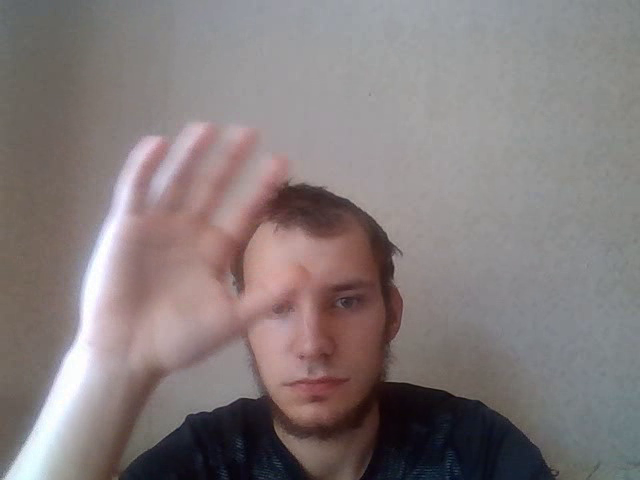
#> input picture frame 22 of lab1/test.avi, 640 x 480 px, given in place of the camera
$ jupyter execute lab1.ipynb
#> lines starting #> are read from the running program, lines starting #| are printed output that depends on the picture
[cell 1]
import cv2 as cv
def Picture():
    capture = cv.VideoCapture(0)
    for i in range(10):
        capture.read()
#> this loop made 10 passes
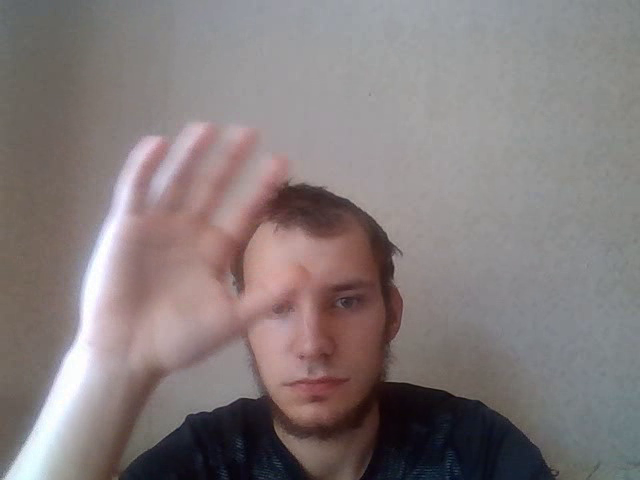
#> input picture frame 22 of lab1/test.avi, 640 x 480 px, given in place of the camera
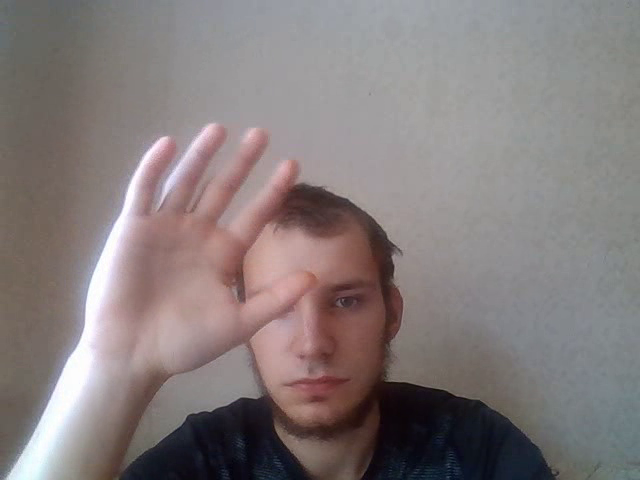
#> input picture frame 23 of lab1/test.avi, 640 x 480 px, given in place of the camera
    ret, img = capture.read()
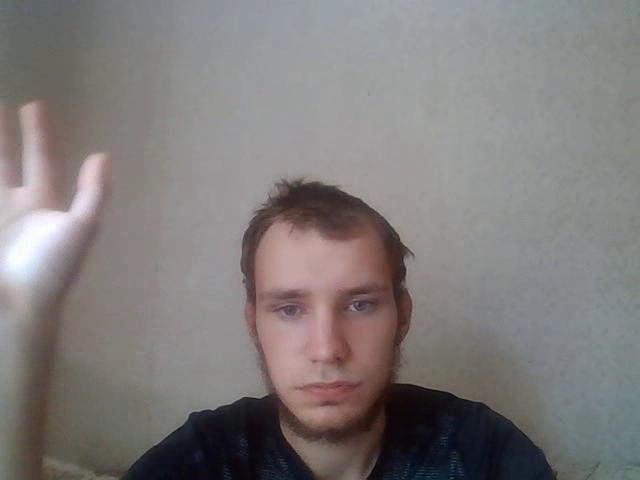
#> input picture frame 32 of lab1/test.avi, 640 x 480 px, given in place of the camera
#> img is the input picture: shape (480, 640, 3); mean B, G, R 122.9, 123.5, 127.6
    capture.release()
    cv.imshow('picture', img)
    cv.imwrite("img.png", img)
    img_readed = cv.imread("img.png")
    img_gray = cv.cvtColor(img_readed, cv.COLOR_BGR2GRAY)
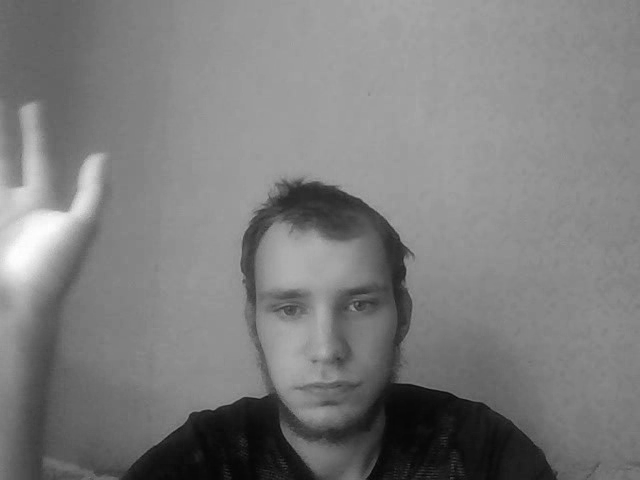
#> img_gray: shape (480, 640); min 4, max 255, mean 124.6
    w,h = img_gray.shape[:2]
#> w = 480; h = 640
    img_gray = cv.cvtColor(img_gray, cv.COLOR_GRAY2RGB)
#> img_gray: shape (480, 640, 3)
    cv.rectangle(img_gray, (w//2,h//2 ), (50, 50), (0, 150, 255), 2)
    cv.line(img_gray, (w-10, 10), (w, h-10), (250, 0, 0), 2)
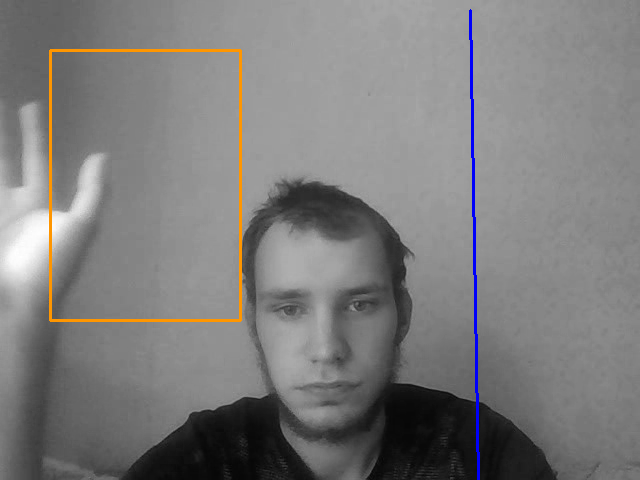
#> img_gray: shape (480, 640, 3); mean B, G, R 124, 124.2, 125.1
    cv.imshow('gray picture', img_gray)
    cv.imwrite("img_gray.png", img_gray)
    cv.waitKey(0)
    cv.destroyAllWindows()
def Video():
    capture = cv.VideoCapture(0)
    fourcc = cv.VideoWriter_fourcc(*'XVID')
    fps = 16
    w, h = 640, 480
    stream = cv.VideoWriter("test.avi", fourcc, fps, (w, h))
    while (capture.isOpened()):
        ret, frame = capture.read()
#> frame is the input picture: shape (480, 640, 3); mean B, G, R 123.6, 123.5, 132.5
        if ret == False:
            break
        stream.write(frame)
        cv.imshow('Press q to stop recording', frame)
        if cv.waitKey(25) == ord('q'):
#> (key q is pressed here)
            break
    capture.release()
    cv.destroyAllWindows()
    capture = cv.VideoCapture("test.avi")

    stream = cv.VideoWriter("test_gray.avi", fourcc, fps, (w, h))
    while (capture.isOpened()):
        ret, frame = capture.read()
        if ret == False:
            break
        frame_gray = cv.cvtColor(frame, cv.COLOR_BGR2GRAY)
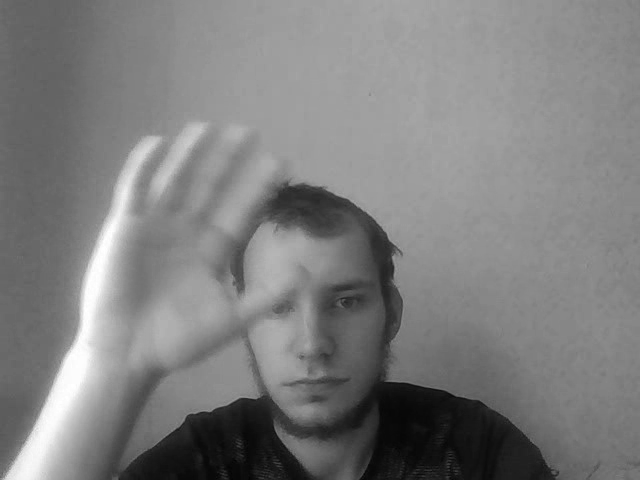
#> frame_gray: shape (480, 640); min 2, max 255, mean 126.2
        frame_gray = cv.cvtColor(frame_gray, cv.COLOR_GRAY2RGB)
#> frame_gray: shape (480, 640, 3)
        cv.rectangle(frame_gray, (w//2,h//2 ), (50, 50), (0, 150, 255), 2)
        cv.line(frame_gray, (0, 10), (w-10, h//2), (250, 0, 0), 2)
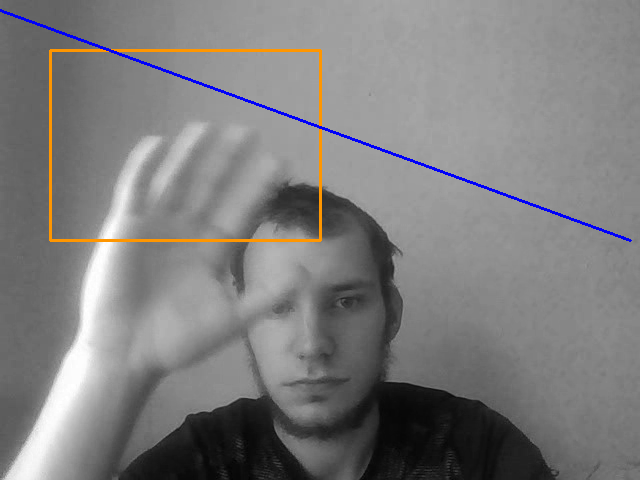
#> frame_gray: shape (480, 640, 3); mean B, G, R 125.7, 125.5, 126.4
        stream.write(frame_gray)
        cv.imshow('gray video', frame_gray)
        cv.imshow('video', frame)
        if cv.waitKey(25) == ord('q'):
#> (key q is pressed here)
            break
    capture.release()
    cv.destroyAllWindows()

Picture()
Video()

$ run again, starting later in the video
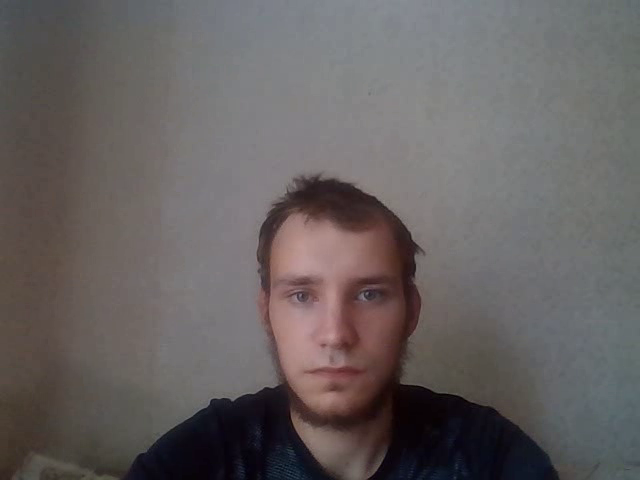
#> input picture frame 100 of lab1/test.avi, 640 x 480 px, given in place of the camera
#> the loop in Picture, `for i in range(10):` made 10 passes
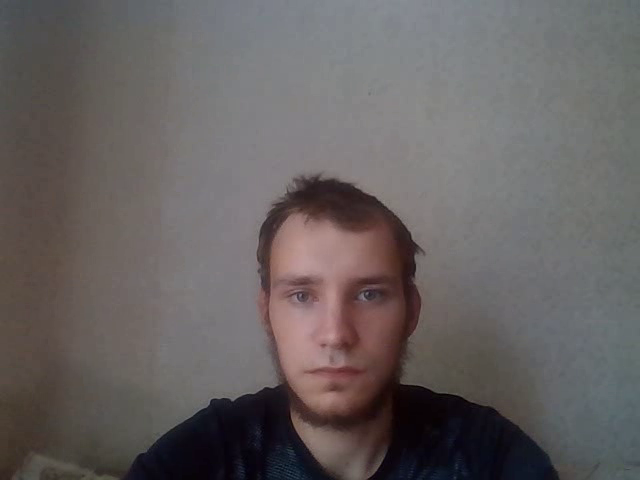
#> input picture frame 100 of lab1/test.avi, 640 x 480 px, given in place of the camera
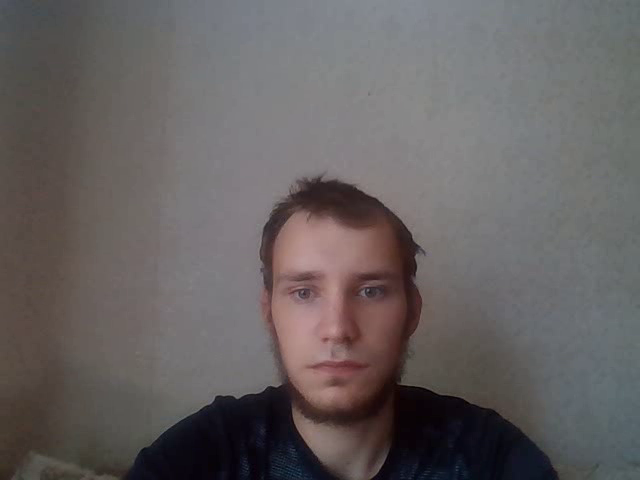
#> input picture frame 110 of lab1/test.avi, 640 x 480 px, given in place of the camera
#> in Picture, img is the input picture: shape (480, 640, 3); mean B, G, R 96.8, 96.8, 101.7
#> in Video, frame is the input picture: shape (480, 640, 3); mean B, G, R 96.5, 96.8, 102.1
#> in Video, `cv.line(frame_gray, (0, 10), (w-10, h//2), (250, 0, 0), 2)`:
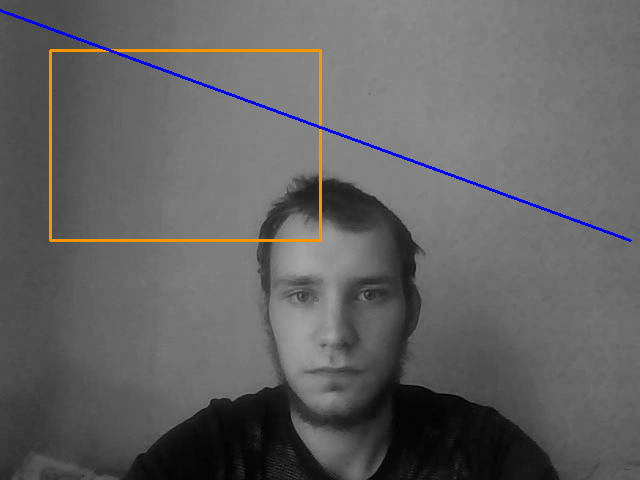
#> frame_gray: shape (480, 640, 3); mean B, G, R 98.2, 98, 98.9

$ run again, starting later in the video
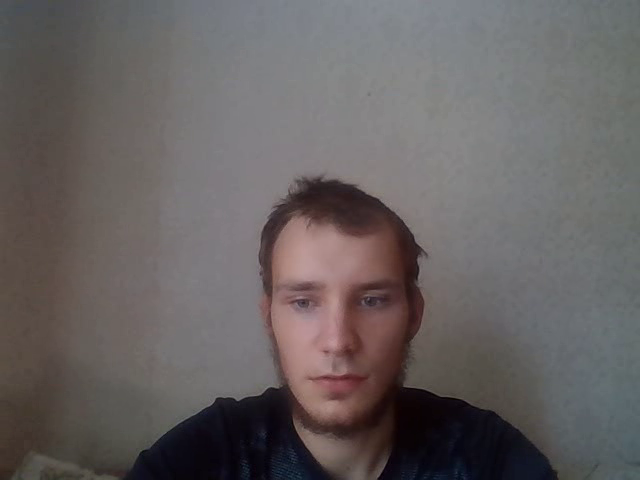
#> input picture frame 178 of lab1/test.avi, 640 x 480 px, given in place of the camera
#> the loop in Picture, `for i in range(10):` made 10 passes
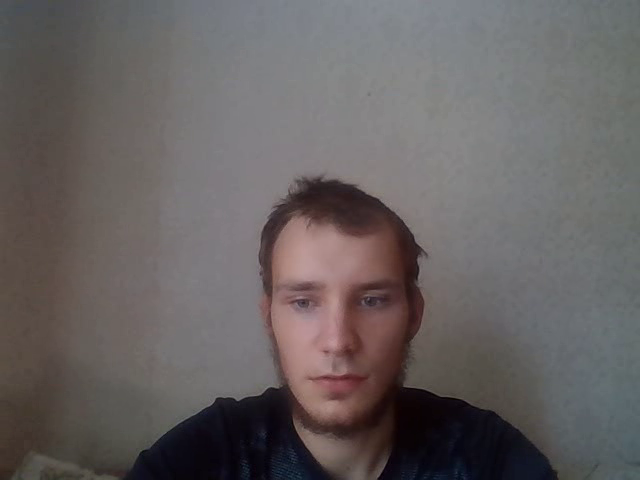
#> input picture frame 178 of lab1/test.avi, 640 x 480 px, given in place of the camera
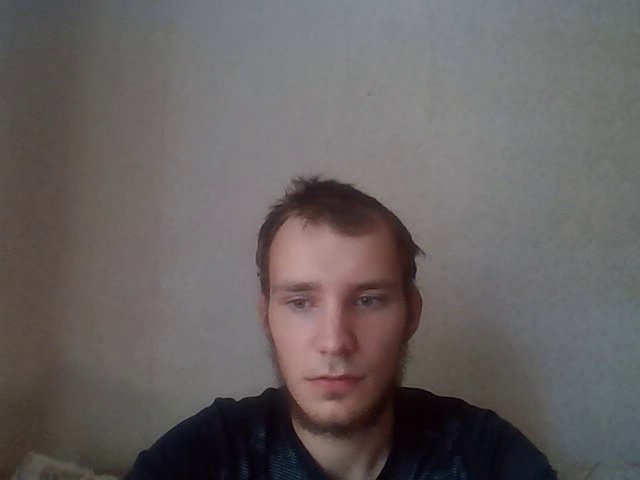
#> input picture frame 188 of lab1/test.avi, 640 x 480 px, given in place of the camera
#> in Picture, img is the input picture: shape (480, 640, 3); mean B, G, R 97, 97.2, 102.5
#> in Video, frame is the input picture: shape (480, 640, 3); mean B, G, R 96.9, 97, 102.3
#> in Video, `cv.line(frame_gray, (0, 10), (w-10, h//2), (250, 0, 0), 2)`:
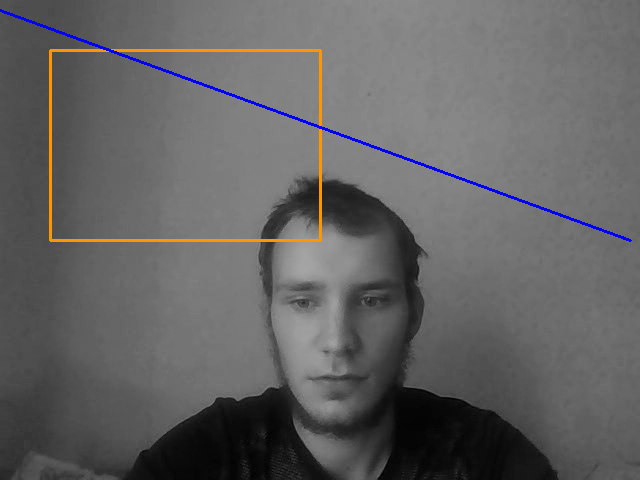
#> frame_gray: shape (480, 640, 3); mean B, G, R 98.4, 98.2, 99.1
